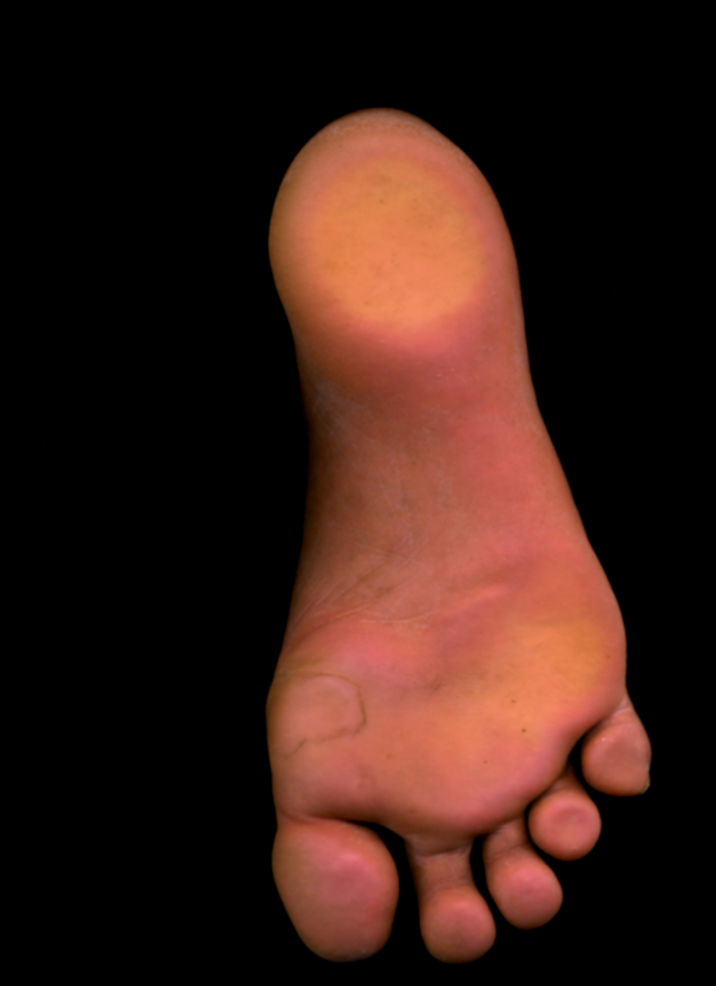
#> input picture anm.png, 716 x 986 px, shrunk from 1275 x 1755 before the run
$ python -i rotate.py   (imports and definitions only)
#> lines starting #> are read from the running program, lines starting #| are printed output that depends on the picture; after the words box and inside, x2 and y2 are one past the last pixel; in counts of white or black regions, pixels touching at a corner belong together
#> further down, picture is the input picture: shape (986, 716, 3); mean B, G, R 21.9, 29.2, 56.1
#images of foot may not be vertical, this helps in rotating them to make them vertical
import os
import numpy as np
import cv2
def rotateFoot(inputImg,output):
#> called with output = 'out.png'
	gray = cv2.cvtColor(inputImg, cv2.COLOR_BGR2GRAY)
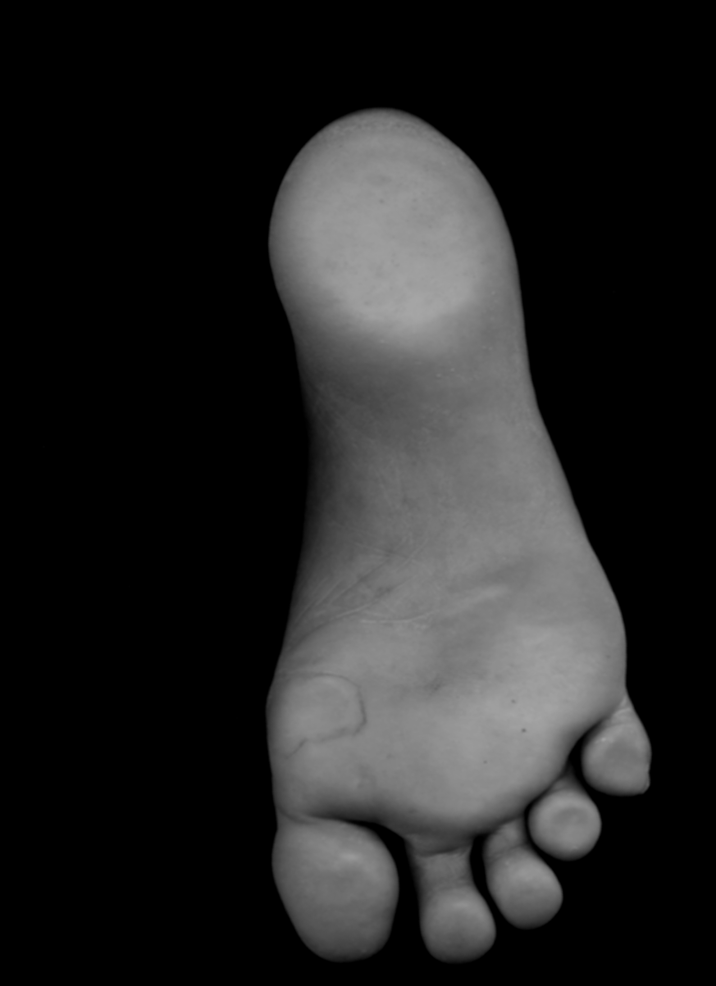
#> gray: shape (986, 716); min 0, max 166, mean 36.4
	thresh = cv2.threshold(gray, 0, 255, cv2.THRESH_BINARY | cv2.THRESH_OTSU)[1]
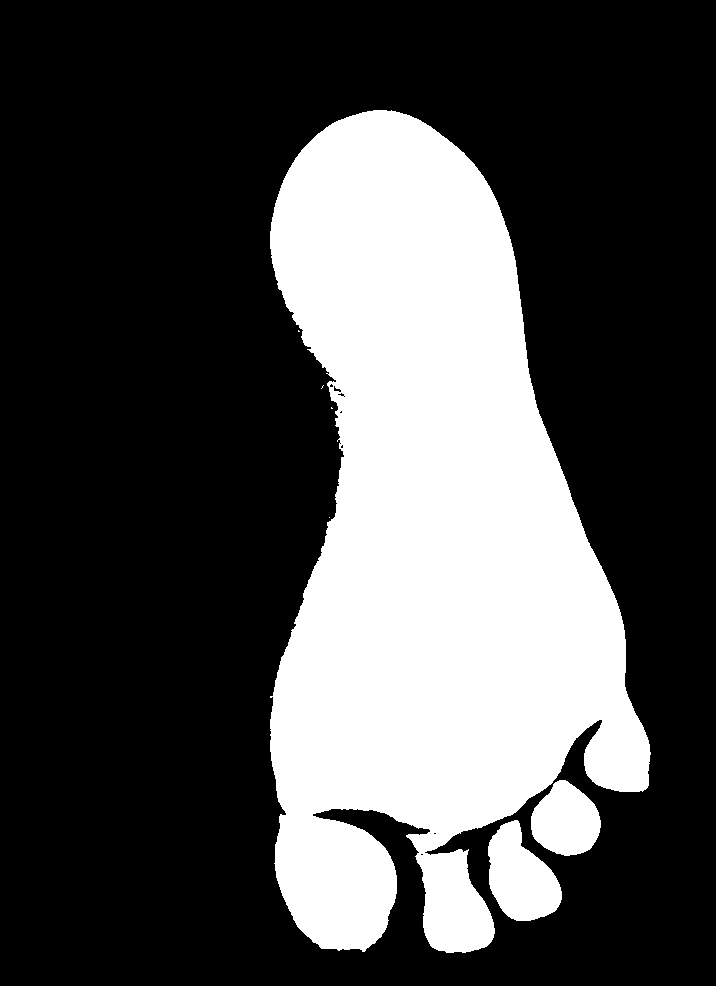
#> thresh: shape (986, 716); 29.7% white; 7 white regions (4 under 20 px), largest, box (x1, y1, x2, y2) and area: (270, 110, 651, 953) 200713, (488, 820, 562, 921) 4853, (531, 780, 601, 856) 3837

	coords = np.column_stack(np.where(thresh > 0))
#> coords = 209414 pairs, first value 110 to 952, second value 270 to 650
	angle = cv2.minAreaRect(coords)[-1] #find minimum area rectangle surrounding the foot
#> angle = -90
	if angle < -45:
		angle = -(90 + angle)
#> angle = 0
	else:
		angle = -angle
	#print(angle)

	(h, w) = inputImg.shape[:2]
#> h = 986; w = 716
	center = (w // 2, h // 2)
#> center = (358, 493)
	M = cv2.getRotationMatrix2D(center, angle, 1.0)
#> M = [[1, 0, 0], [0, 1, 0]]
	rotated = cv2.warpAffine(inputImg, M, (w, h),
		flags=cv2.INTER_CUBIC, borderMode=cv2.BORDER_REPLICATE)
	cv2.imwrite(output,rotated)

# img = cv2.imread("/Users/abhinav/Documents/Feet Segmentation/Visualizesegmentation/footprint.png")
# rotateFoot(img,"anm.png")

>>> import cv2
>>> picture = cv2.imread('anm.png')
>>> result = rotateFoot(picture, 'out.png')

$ run again, on try.png
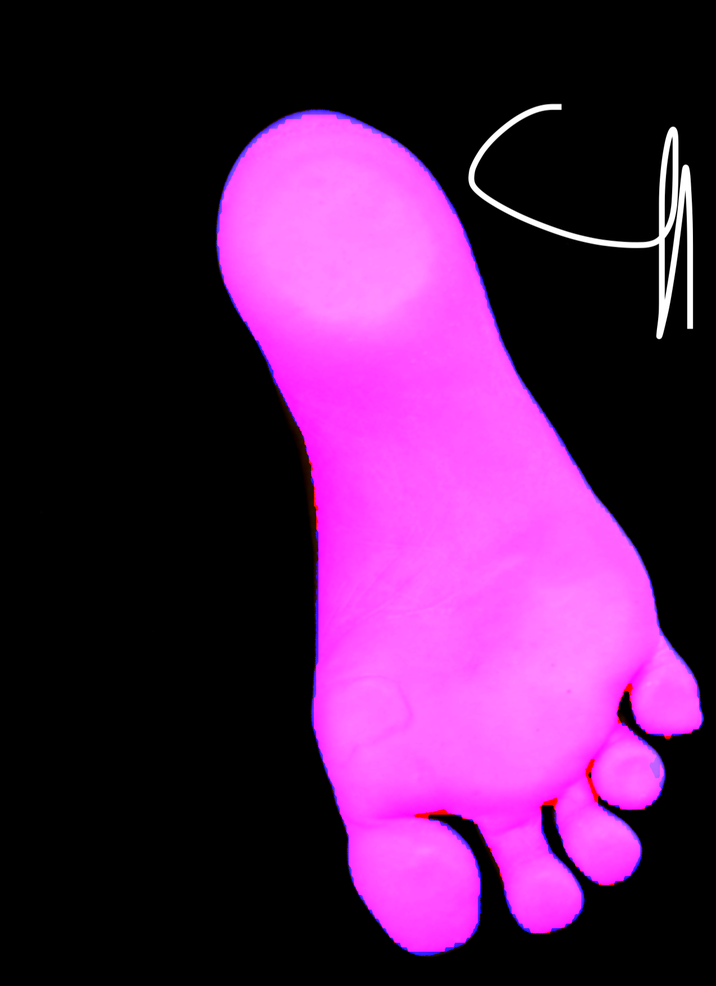
#> input picture try.png, 716 x 986 px, shrunk from 1275 x 1755 before the run
#> picture is the input picture: shape (986, 716, 3); mean B, G, R 83.2, 31.2, 82.2
#> in rotateFoot, `thresh = cv2.threshold(gray, 0, 255, cv2.THRESH_BINARY | cv2.THRESH_OT..`:
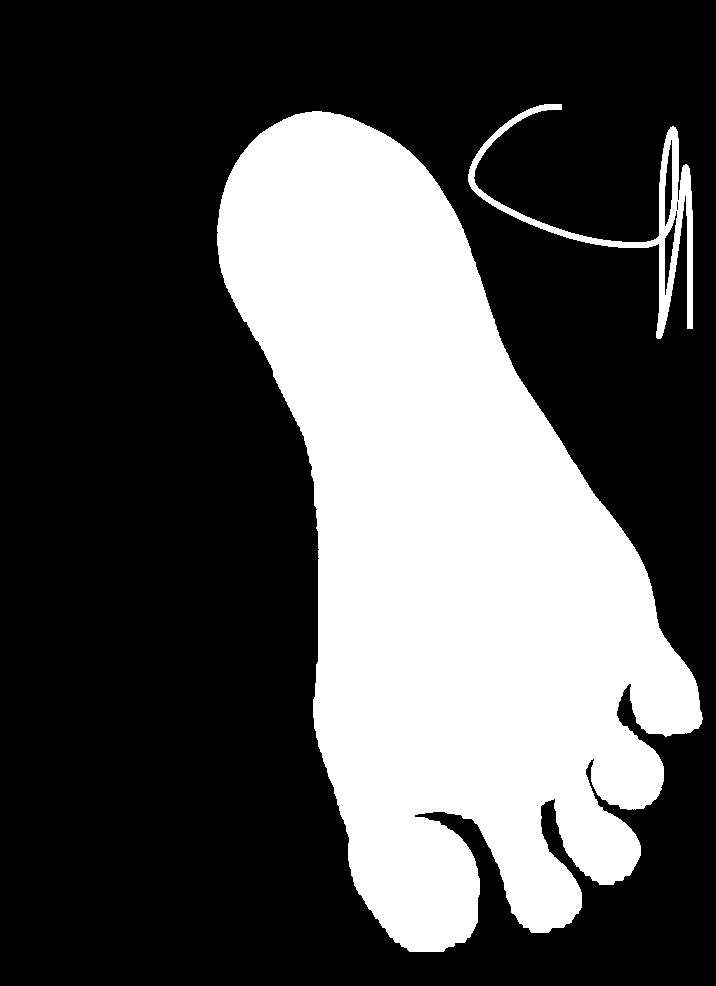
#> thresh: shape (986, 716); 32.3% white; 2 white regions, box (x1, y1, x2, y2) and area: (217, 111, 703, 952) 222083, (468, 104, 693, 339) 5921
#> coords = 228004 pairs, first value 104 to 951, second value 217 to 702
#> in rotateFoot, `angle = cv2.minAreaRect(coords)[-1]`: angle = -88.27
#> in rotateFoot, `angle = -(90 + angle)`: angle = -1.73
#> M = [[1, -0.0302, 15.03], [0.0302, 1, -10.57]]
#> in rotateFoot, `rotated = cv2.warpAffine(inputImg, M, (w, h), flags=cv2.INTER_CUBIC, b..`:
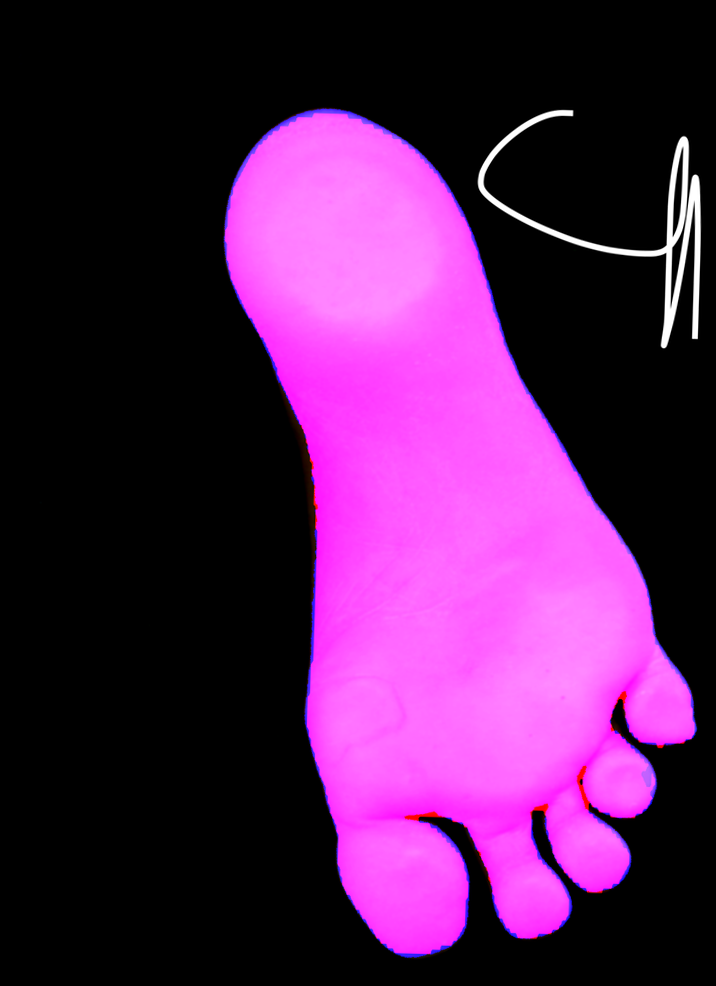
#> rotated: shape (986, 716, 3); mean B, G, R 83.2, 31.2, 82.2
